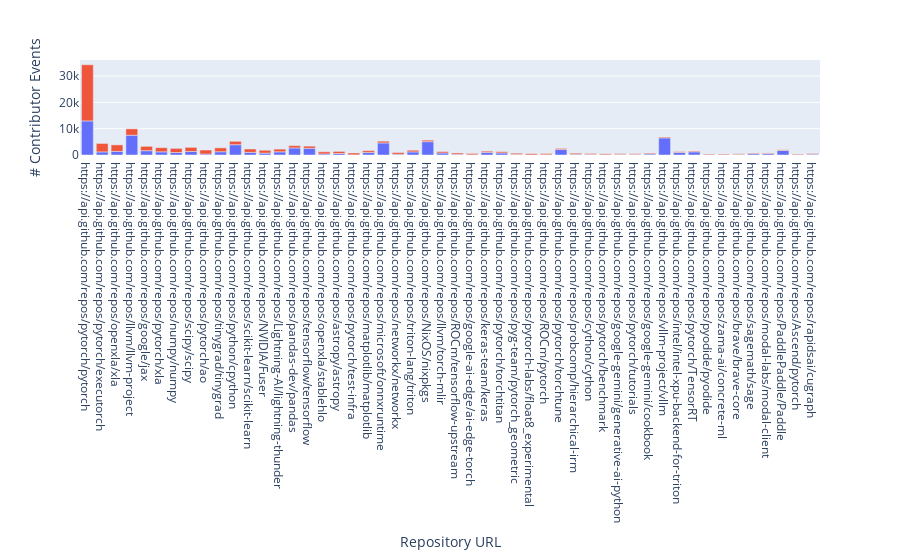

Here is the notebook cell this chart was saved with:
### Markdown cell above
## Simple approach

In this figure we visualize the count of contributions from those in 'p' and 'P^' stacked on top of one another. 

Most of the most-contributed-to projects of those in 'p' are also most-contributed-to by members of 'p' (they are not also largely contributed to by those in 'P^').

Some notable visual exceptions are 'NixOS/nixpkgs,' 'dotnet/runtime,' 'astral-sh/ruff,' 'paritytech/substrate,' and 'llvm/llvm-project.'

### Code cell
fig_joined_counts = px.bar(
    data_frame=joined_counts
    .sort_values(by="count_known", ascending=False) # sort the joined_counts df by the number of contributions made by those in p
    [:50], # only take the first 50
    y=["count_general", "count_known"],
    labels={
                    "value": "# Contributor Events",
                    "repo_git": "Repository URL"
                },
)
fig_joined_counts.update_layout(showlegend=False)
fig_joined_counts.write_image("joined_counts.png")
fig_joined_counts

### Figure 1 — Plotly figure (JSON) as saved in the notebook; plotly's stock layout.template omitted (floating-point values rounded to 4 significant figures)
{"data": [{"alignmentgroup": "True", "hovertemplate": "variable=count_general<br>Repository URL=%{x}<br># Contributor Events=%{y}<extra></extra>", "legendgroup": "count_general", "marker": {"color": "#636efa", "pattern": {"shape": ""}}, "name": "count_general", "offsetgroup": "count_general", "orientation": "v", "showlegend": true, "textposition": "auto", "type": "bar", "x": ["https://api.github.com/repos/pytorch/pytorch", "https://api.github.com/repos/pytorch/executorch", "https://api.github.com/repos/openxla/xla", "https://api.github.com/repos/llvm/llvm-project", "https://api.github.com/repos/google/jax", "https://api.github.com/repos/pytorch/xla", "https://api.github.com/repos/numpy/numpy", "https://api.github.com/repos/scipy/scipy", "https://api.github.com/repos/pytorch/ao", "https://api.github.com/repos/tinygrad/tinygrad", "https://api.github.com/repos/python/cpython", "https://api.github.com/repos/scikit-learn/scikit-learn", "https://api.github.com/repos/NVIDIA/Fuser", "https://api.github.com/repos/Lightning-AI/lightning-thunder", "https://api.github.com/repos/pandas-dev/pandas", "https://api.github.com/repos/tensorflow/tensorflow", "https://api.github.com/repos/openxla/stablehlo", "https://api.github.com/repos/astropy/astropy", "https://api.github.com/repos/pytorch/test-infra", "https://api.github.com/repos/matplotlib/matplotlib", "https://api.github.com/repos/microsoft/onnxruntime", "https://api.github.com/repos/networkx/networkx", "https://api.github.com/repos/triton-lang/triton", "https://api.github.com/repos/NixOS/nixpkgs", "https://api.github.com/repos/llvm/torch-mlir", "https://api.github.com/repos/ROCm/tensorflow-upstream", "https://api.github.com/repos/google-ai-edge/ai-edge-torch", "https://api.github.com/repos/keras-team/keras", "https://api.github.com/repos/pytorch/torchtitan", "https://api.github.com/repos/pyg-team/pytorch_geometric", "https://api.github.com/repos/pytorch-labs/float8_experimental", "https://api.github.com/repos/ROCm/pytorch", "https://api.github.com/repos/pytorch/torchtune", "https://api.github.com/repos/probcomp/hierarchical-irm", "https://api.github.com/repos/cython/cython", "https://api.github.com/repos/pytorch/benchmark", "https://api.github.com/repos/google-gemini/generative-ai-python", "https://api.github.com/repos/pytorch/tutorials", "https://api.github.com/repos/google-gemini/cookbook", "https://api.github.com/repos/vllm-project/vllm", "https://api.github.com/repos/intel/intel-xpu-backend-for-triton", "https://api.github.com/repos/pytorch/TensorRT", "https://api.github.com/repos/pyodide/pyodide", "https://api.github.com/repos/zama-ai/concrete-ml", "https://api.github.com/repos/brave/brave-core", "https://api.github.com/repos/sagemath/sage", "https://api.github.com/repos/modal-labs/modal-client", "https://api.github.com/repos/PaddlePaddle/Paddle", "https://api.github.com/repos/Ascend/pytorch", "https://api.github.com/repos/rapidsai/cugraph"], "xaxis": "x", "y": [12954, 1180, 1375, 7512, 1633, 1203, 938, 1317, 358, 1232, 3912, 993, 705, 1209, 2685, 2551, 403, 566, 63, 934, 4588, 285, 1179, 5068, 771, 247, 73, 943, 782, 192, 24, 105, 2075, 297, 186, 80, 210, 160, 395, 6513, 948, 1207, 89, 32, 185, 500, 510, 1705, 39, 308], "yaxis": "y"}, {"alignmentgroup": "True", "hovertemplate": "variable=count_known<br>Repository URL=%{x}<br># Contributor Events=%{y}<extra></extra>", "legendgroup": "count_known", "marker": {"color": "#EF553B", "pattern": {"shape": ""}}, "name": "count_known", "offsetgroup": "count_known", "orientation": "v", "showlegend": true, "textposition": "auto", "type": "bar", "x": ["https://api.github.com/repos/pytorch/pytorch", "https://api.github.com/repos/pytorch/executorch", "https://api.github.com/repos/openxla/xla", "https://api.github.com/repos/llvm/llvm-project", "https://api.github.com/repos/google/jax", "https://api.github.com/repos/pytorch/xla", "https://api.github.com/repos/numpy/numpy", "https://api.github.com/repos/scipy/scipy", "https://api.github.com/repos/pytorch/ao", "https://api.github.com/repos/tinygrad/tinygrad", "https://api.github.com/repos/python/cpython", "https://api.github.com/repos/scikit-learn/scikit-learn", "https://api.github.com/repos/NVIDIA/Fuser", "https://api.github.com/repos/Lightning-AI/lightning-thunder", "https://api.github.com/repos/pandas-dev/pandas", "https://api.github.com/repos/tensorflow/tensorflow", "https://api.github.com/repos/openxla/stablehlo", "https://api.github.com/repos/astropy/astropy", "https://api.github.com/repos/pytorch/test-infra", "https://api.github.com/repos/matplotlib/matplotlib", "https://api.github.com/repos/microsoft/onnxruntime", "https://api.github.com/repos/networkx/networkx", "https://api.github.com/repos/triton-lang/triton", "https://api.github.com/repos/NixOS/nixpkgs", "https://api.github.com/repos/llvm/torch-mlir", "https://api.github.com/repos/ROCm/tensorflow-upstream", "https://api.github.com/repos/google-ai-edge/ai-edge-torch", "https://api.github.com/repos/keras-team/keras", "https://api.github.com/repos/pytorch/torchtitan", "https://api.github.com/repos/pyg-team/pytorch_geometric", "https://api.github.com/repos/pytorch-labs/float8_experimental", "https://api.github.com/repos/ROCm/pytorch", "https://api.github.com/repos/pytorch/torchtune", "https://api.github.com/repos/probcomp/hierarchical-irm", "https://api.github.com/repos/cython/cython", "https://api.github.com/repos/pytorch/benchmark", "https://api.github.com/repos/google-gemini/generative-ai-python", "https://api.github.com/repos/pytorch/tutorials", "https://api.github.com/repos/google-gemini/cookbook", "https://api.github.com/repos/vllm-project/vllm", "https://api.github.com/repos/intel/intel-xpu-backend-for-triton", "https://api.github.com/repos/pytorch/TensorRT", "https://api.github.com/repos/pyodide/pyodide", "https://api.github.com/repos/zama-ai/concrete-ml", "https://api.github.com/repos/brave/brave-core", "https://api.github.com/repos/sagemath/sage", "https://api.github.com/repos/modal-labs/modal-client", "https://api.github.com/repos/PaddlePaddle/Paddle", "https://api.github.com/repos/Ascend/pytorch", "https://api.github.com/repos/rapidsai/cugraph"], "xaxis": "x", "y": [21345, 3210, 2471, 2431, 1662, 1582, 1578, 1577, 1530, 1488, 1287, 1282, 1101, 1033, 863, 818, 812, 798, 707, 704, 663, 658, 638, 571, 543, 518, 507, 501, 488, 474, 464, 460, 424, 401, 395, 369, 358, 324, 323, 321, 309, 293, 285, 283, 277, 270, 269, 267, 265, 264], "yaxis": "y"}], "layout": {"barmode": "relative", "legend": {"title": {"text": "variable"}, "tracegroupgap": 0}, "margin": {"t": 60}, "showlegend": false, "xaxis": {"anchor": "y", "domain": [0, 1], "title": {"text": "Repository URL"}}, "yaxis": {"anchor": "x", "domain": [0, 1], "title": {"text": "# Contributor Events"}}}}
